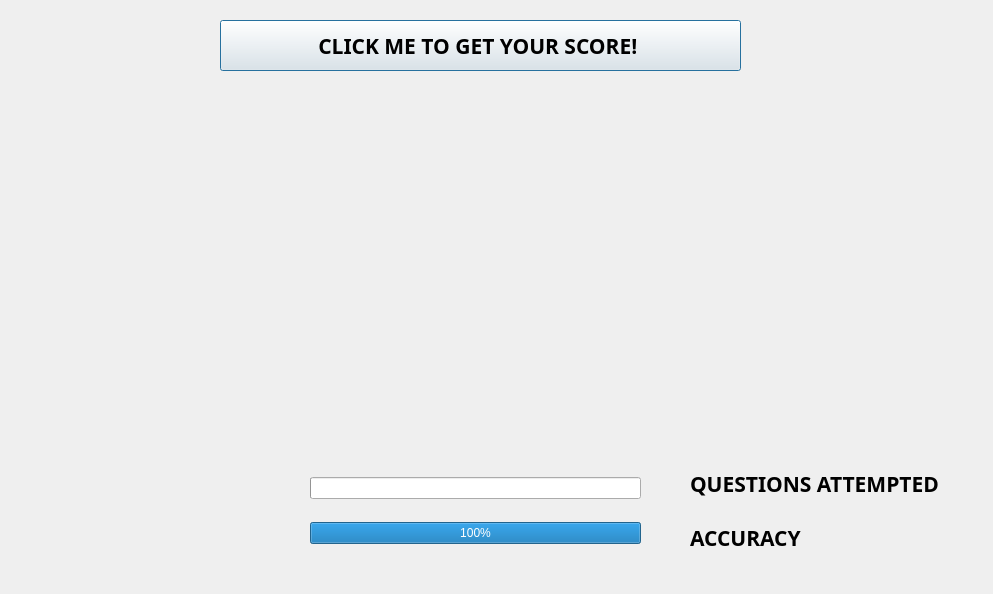
<?xml version="1.0" encoding="UTF-8"?>
<ui version="4.0">
 <class>submit</class>
 <widget class="QDialog" name="submit">
  <property name="geometry">
   <rect>
    <x>0</x>
    <y>0</y>
    <width>993</width>
    <height>594</height>
   </rect>
  </property>
  <property name="windowTitle">
   <string>RESULT~</string>
  </property>
  <widget class="QLabel" name="label">
   <property name="geometry">
    <rect>
     <x>80</x>
     <y>150</y>
     <width>271</width>
     <height>251</height>
    </rect>
   </property>
   <property name="autoFillBackground">
    <bool>false</bool>
   </property>
   <property name="text">
    <string/>
   </property>
   <property name="scaledContents">
    <bool>true</bool>
   </property>
  </widget>
  <widget class="QLabel" name="label_result">
   <property name="geometry">
    <rect>
     <x>90</x>
     <y>90</y>
     <width>361</width>
     <height>71</height>
    </rect>
   </property>
   <property name="font">
    <font>
     <family>Kinnari</family>
     <pointsize>16</pointsize>
     <weight>75</weight>
     <bold>true</bold>
    </font>
   </property>
   <property name="text">
    <string/>
   </property>
  </widget>
  <widget class="QWidget" name="layoutWidget">
   <property name="geometry">
    <rect>
     <x>310</x>
     <y>460</y>
     <width>331</width>
     <height>101</height>
    </rect>
   </property>
   <layout class="QVBoxLayout" name="verticalLayout">
    <item>
     <widget class="QProgressBar" name="progressBar_r">
      <property name="maximum">
       <number>15</number>
      </property>
      <property name="value">
       <number>-1</number>
      </property>
      <property name="textVisible">
       <bool>true</bool>
      </property>
     </widget>
    </item>
    <item>
     <widget class="QProgressBar" name="progressBar">
      <property name="value">
       <number>100</number>
      </property>
     </widget>
    </item>
   </layout>
  </widget>
  <widget class="QWidget" name="layoutWidget">
   <property name="geometry">
    <rect>
     <x>690</x>
     <y>460</y>
     <width>253</width>
     <height>101</height>
    </rect>
   </property>
   <layout class="QVBoxLayout" name="verticalLayout_2">
    <item>
     <widget class="QLabel" name="label_2">
      <property name="font">
       <font>
        <family>Kinnari</family>
        <pointsize>16</pointsize>
        <weight>75</weight>
        <bold>true</bold>
       </font>
      </property>
      <property name="text">
       <string>QUESTIONS ATTEMPTED</string>
      </property>
     </widget>
    </item>
    <item>
     <widget class="QLabel" name="label_3">
      <property name="font">
       <font>
        <family>Kinnari</family>
        <pointsize>16</pointsize>
        <weight>75</weight>
        <bold>true</bold>
       </font>
      </property>
      <property name="text">
       <string>ACCURACY</string>
      </property>
     </widget>
    </item>
   </layout>
  </widget>
  <widget class="QPushButton" name="pushButton">
   <property name="geometry">
    <rect>
     <x>220</x>
     <y>20</y>
     <width>521</width>
     <height>51</height>
    </rect>
   </property>
   <property name="font">
    <font>
     <family>Kinnari</family>
     <pointsize>16</pointsize>
     <weight>75</weight>
     <bold>true</bold>
    </font>
   </property>
   <property name="text">
    <string>CLICK ME TO GET YOUR SCORE! </string>
   </property>
  </widget>
  <widget class="QLabel" name="label__text">
   <property name="geometry">
    <rect>
     <x>430</x>
     <y>180</y>
     <width>451</width>
     <height>221</height>
    </rect>
   </property>
   <property name="font">
    <font>
     <family>Kinnari</family>
     <pointsize>18</pointsize>
     <weight>75</weight>
     <bold>true</bold>
    </font>
   </property>
   <property name="text">
    <string/>
   </property>
   <property name="scaledContents">
    <bool>true</bool>
   </property>
   <property name="wordWrap">
    <bool>true</bool>
   </property>
  </widget>
 </widget>
 <resources/>
 <connections/>
</ui>
